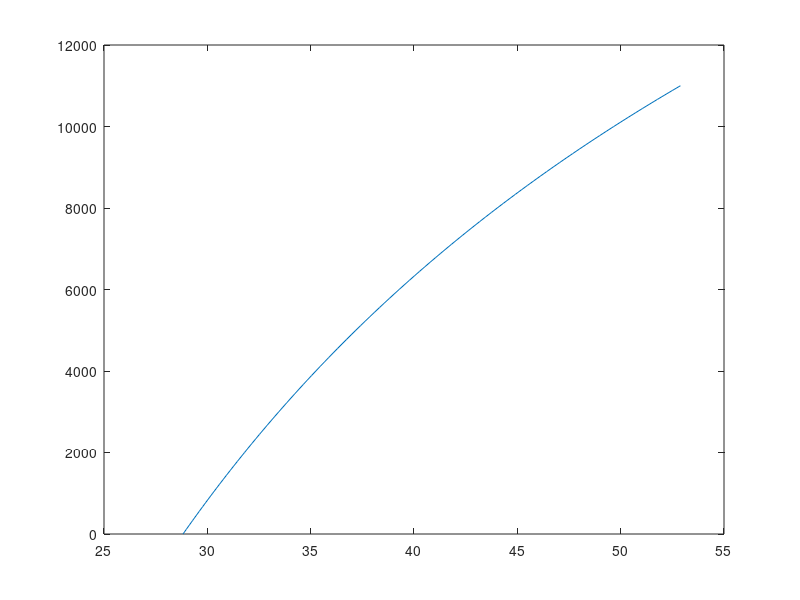

Write MATLAB code to recreate this figure. (Note: this script raises an error after producing the figure.)
%% Speed and climb things
%ISA inputs
R_isa=287.;              %??
g_isa=9.80665;          %gravitational acceleration
lambda_isa=-0.0065;     %temperature gradient
rho0_isa=1.225;         %sea level density
P0_isa=101325;          %sea level pressure
%h=[0., 2400, 1524];                               %INPUT   [m]
h=linspace(0,11000,100)
T_0_isa=288.15;%sea level temperature
Parray=[]
rhoarray=[]

for i = h
    T=288.15+lambda_isa*i;
    P_isa = P0_isa * ((1 + (lambda_isa*i) / T_0_isa) ^ (-g_isa / (R_isa*lambda_isa)));
    rho_isa=P_isa/R_isa/T;
    Parray=[Parray, P_isa];
    rhoarray=[rhoarray, rho_isa]
end
%% Stall speed and maximum speed
CLmax=1.5;              %INPUT
W=1557*9.80665;         %INPUT The weight
S=20;                   %INPUT
Pbr=100;               %INPUT Bbrake power of the propellor.
np=1;                 %INPUT Efficiency of the propellor
A=10;
e=0.95;                 %INPUT
T=5000;                 %INPUT
CD0=0.0355;             %INPUT
CLopt_Vmax=sqrt(3/2*CD0*1/(pi*A*e));%INPUT
CD=0.0355+CLopt_Vmax^2/(pi*A*e);
V_stall=sqrt (W./S*2./rhoarray*1./CLmax);
Vmax=sqrt( T./(rhoarray*CD*S)*(1+sqrt(4*CD./(pi*A*e)*(W./T)^2)))
%f1 = figure
plot(V_stall,h)
 
%%Cp= Pbr/rho
%% Maximum climb angle
CD0=0.0355+0.015;
A=1;
e=0.95;
CL=sqrt(CD0*pi*A*e);
CD=CD0+CL^2/(pi*A*e)
clim_angle_max=asin(T_W-1/(CL/CD))*180/pi
k=1/(pi*A*e)
P_W=19;
W_S=1263;
speed=4*W_S*k/(1.225*0.8*P_W)
speed=linspace(-100,100)
iets=speed.^4+np*P_W*W_S./(1.225*CD0)*speed-4*W_S.^2*k./(1.225^2*CD0);
f2 = figure
plot(speed,iets);
disp(4*W_S.^2*k./(1.225^2*CD0))
y=linspace(-100,100);
hold on
%plot(0,y)
line([-500,500], [0, 0], "LineStyle", "--")
%ylim([-20,500])
hold off